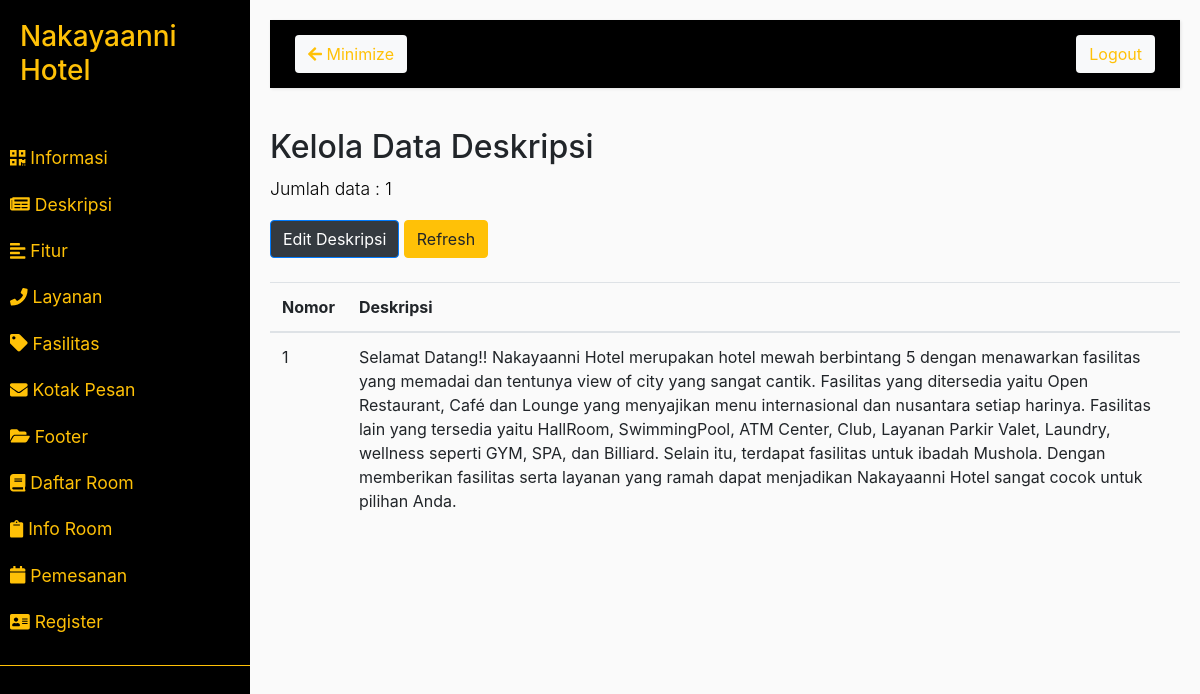
Page /admin/daftar/deskripsi.php on the committed database.
### tables this page shows
CREATE TABLE `tb_deskripsi` (
  `id_deskripsi` int(2) NOT NULL,
  `deskripsi` text NOT NULL
);

### function.php (called while the page is built, shortened)
<?php
    require("connect.php");
    function query($query)
    {
        global $conn;
        $result = mysqli_query($conn, $query);
        $rows = [];
        while ($row = mysqli_fetch_assoc($result)) {
            $rows[] = $row;
        }
        return $rows;
    }
?>

### admin/daftar/deskripsi.php (the view)
<?php
    require_once('../../connect.php');
    require_once('../../function.php');
    require_once('../section/header.php');
    require_once('../section/sidebar.php');
    $jml_deskripsi = query("SELECT COUNT(id_deskripsi) as deskripsi FROM tb_deskripsi")[0];
?>
    <h2>Kelola Data Deskripsi</h2>
    <p>Jumlah data : <?php echo $jml_deskripsi['deskripsi']; ?></p>
    <?php
        $query = "SELECT * FROM tb_deskripsi";
        $result = mysqli_query($conn, $query);
        while($row = mysqli_fetch_array($result)) {
    ?>
    <a class="btn btn-primary bg-dark" href="updatedeskripsi.php?id=<?php echo $row["id_deskripsi"]; ?>">Edit Deskripsi</a>
    <a class="btn btn-warning" href="deskripsi.php">Refresh</a>
    <br><br>
    <table class="table">
        <thead class="thead-info">
            <tr>
                <th scope="col">Nomor</th>
                <th style="width: -20px;" scope="col">Deskripsi</th>
            </tr>
        </thead>
        <tbody>
            <tr>
                <td><?php echo $row['id_deskripsi']; ?></td>
                <td><?php echo $row['deskripsi']; ?></td>
            </tr>
        </tbody>
    </table>
    <?php
        }
    ?>
</div>
</div>
<?php
    require_once('../section/footer.php');
?>

### admin/section/header.php (style rules this page uses)
body { background: #fafafa; }
p { font-size: 1.1em; font-weight: 300; line-height: 1.7em; color: #000000; }
a, a:hover, a:focus { color: inherit; text-decoration: none; transition: all 0.3s; }

### rows in the picture
tb_deskripsi: id_deskripsi "1", deskripsi "Selamat Datang!! Nakayaanni Hotel merupakan hotel mewah berbintang 5 dengan menawarkan fasilitas yang memadai dan tentunya view of city yang sangat cantik. Fasilitas yang ditersedia yaitu Open Restaurant, Café dan Lounge yang menyajikan menu internasional dan nusantara setiap harinya. Fasilitas lain yang tersedia yaitu HallRoom, SwimmingPool, ATM Center, Club, Layanan Parkir Valet, Laundry, wellness seperti GYM, SPA, dan Billiard. Selain itu, terdapat fasilitas untuk ibadah Mushola. Dengan memberikan fasilitas serta layanan yang ramah dapat menjadikan Nakayaanni Hotel sangat cocok untuk pilihan Anda."

### other values in the picture
$jml_deskripsi['deskripsi'] "1"
